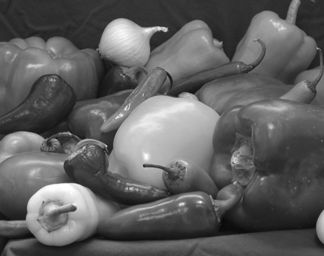
%> input picture hdldesignpatterns/matlabhdl/mlhdlc_img_peppers.png, 324 x 256 px
$ octave mlhdlc_heq_tb.m   (GNU Octave 9; MATLAB toolbox functions it lacks are replaced by stand-ins)
%> lines starting %> are read from the running program, lines starting %| are printed output that depends on the picture
%Test bench for Histogram Equalization

%   Copyright 2011-2018 The MathWorks, Inc.

testFile = 'mlhdlc_img_peppers.png';
imgOrig = imread(testFile);
%> imgOrig is the input picture: size 256x324 uint8; min 10, max 255, mean 95.4
[height, width] = size(imgOrig);
%> height = 256; width = 324
imgOut = zeros(height,width);
hBlank = 20;
% make sure we have enough vertical blanking to filter the histogram
vBlank = ceil(2^14/(width+hBlank));
%> vBlank = 48

for frame = 1:2
%> this loop made 2 passes; what is shown inside it comes from the first
    disp(['working on frame: ', num2str(frame)]);
    for y_in = 0:height+vBlank-1
        %disp(['frame: ', num2str(frame), ' of 2, row: ', num2str(y_in)]);
        for x_in = 0:width+hBlank-1
            if x_in < width && y_in < height
                pixel_in = double(imgOrig(y_in+1, x_in+1));
            else
                pixel_in = 0;
            end

            [x_out, y_out, pixel_out] = ...
                mlhdlc_heq(x_in, y_in, pixel_in, width, height);

            if x_out < width && y_out < height
                imgOut(y_out+1,x_out+1) = pixel_out;
            end
        end
    end
%> imgOut: size 256x324 double; every value is 0
%> after the loop, pixel_in = 0

    % normalize image to 255
    imgOut = round(255*imgOut/max(max(imgOut)));
%> imgOut: size 256x324 double; every value is NaN or infinite

    figure(1)
    subplot(2,2,1); imshow(imgOrig, [0,255]);
    title('Original Image');
    subplot(2,2,2); imshow(imgOut, [0,255]);
    title('Equalized Image');
    subplot(2,2,3); histogram(double(imgOrig(:)),2^14-1);
    axis([0, 255, 0, 1500])
    title('Histogram of original Image');
    subplot(2,2,4); histogram(double(imgOut(:)),2^14-1);
%> (this line was passed over: histogram is not available in this run)
    axis([0, 255, 0, 1500])
    title('Histogram of equalized Image');
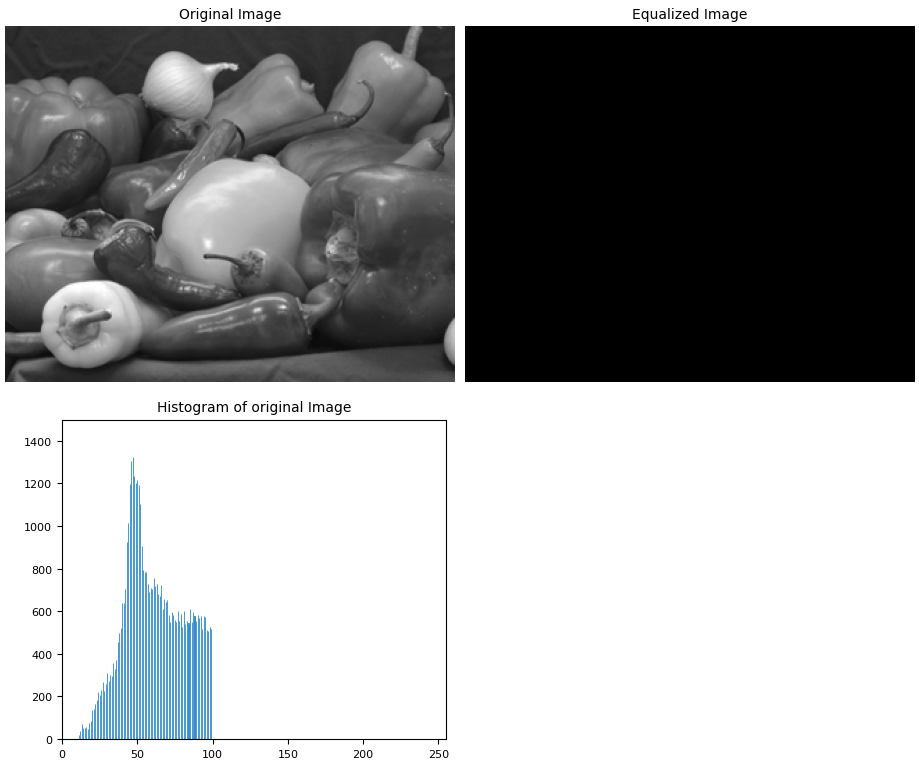
%> figure redrawn from the program's plot data, 3 panels
end
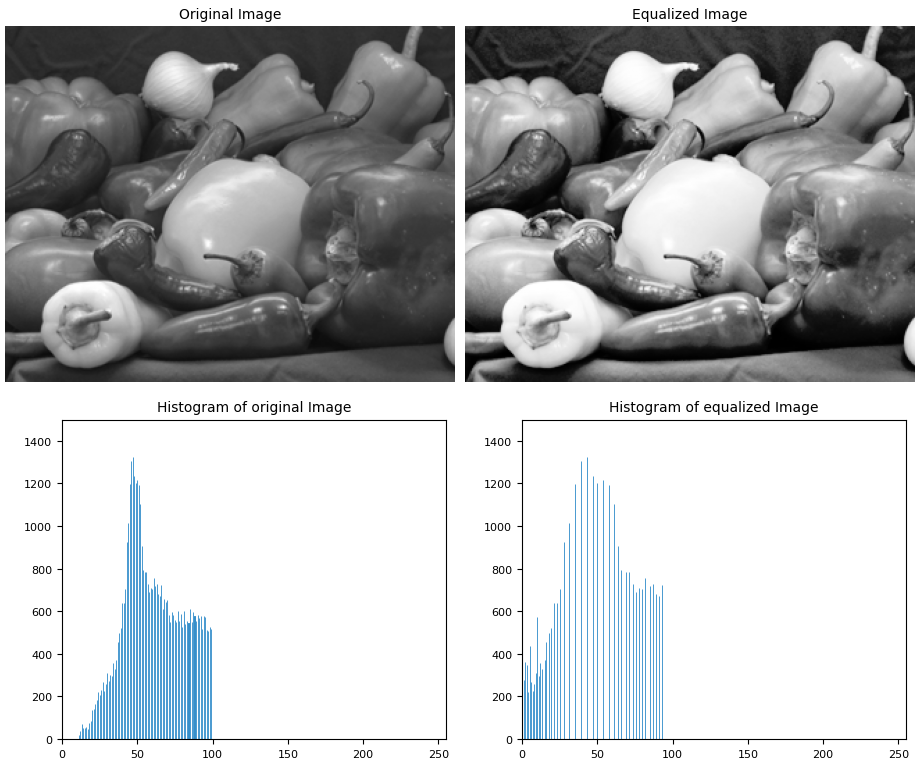
%> figure redrawn from the program's plot data, 4 panels
